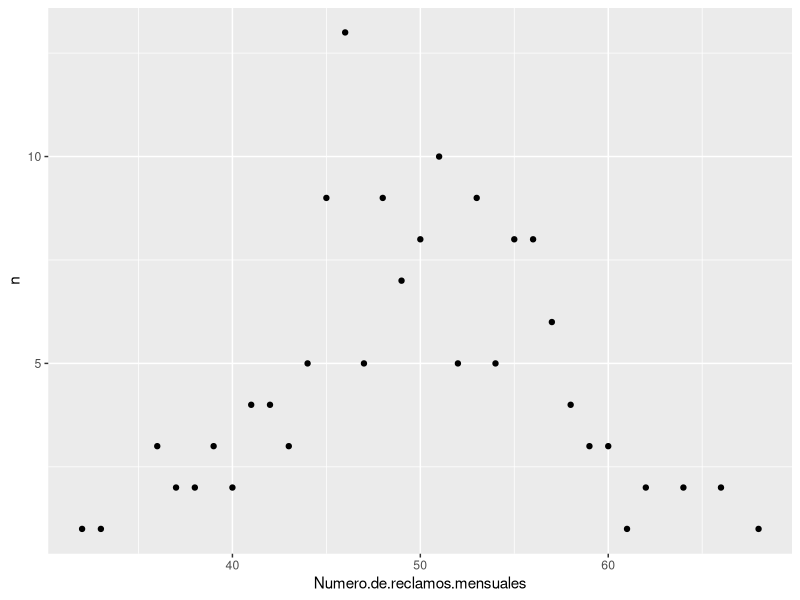
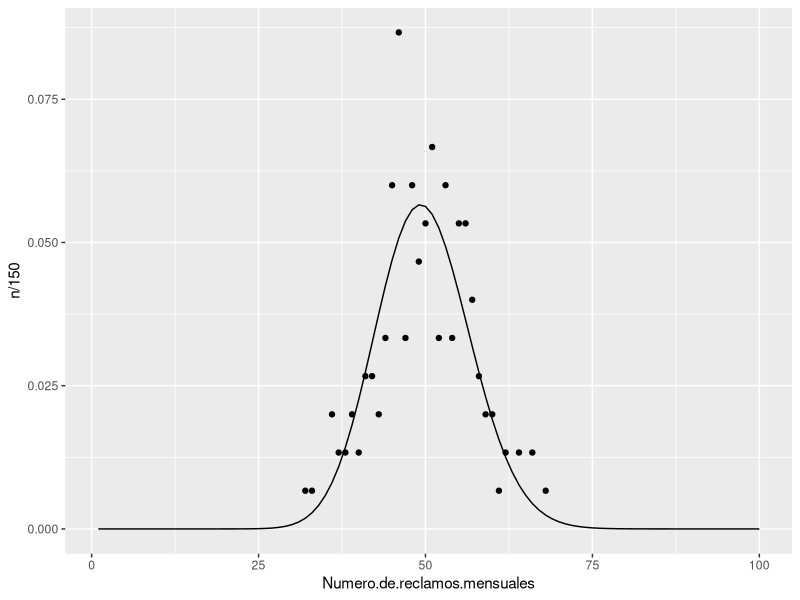
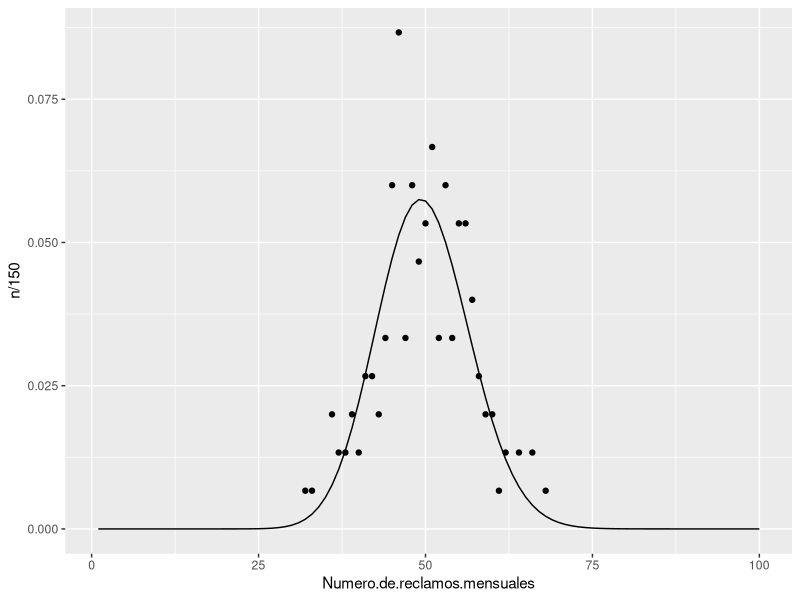
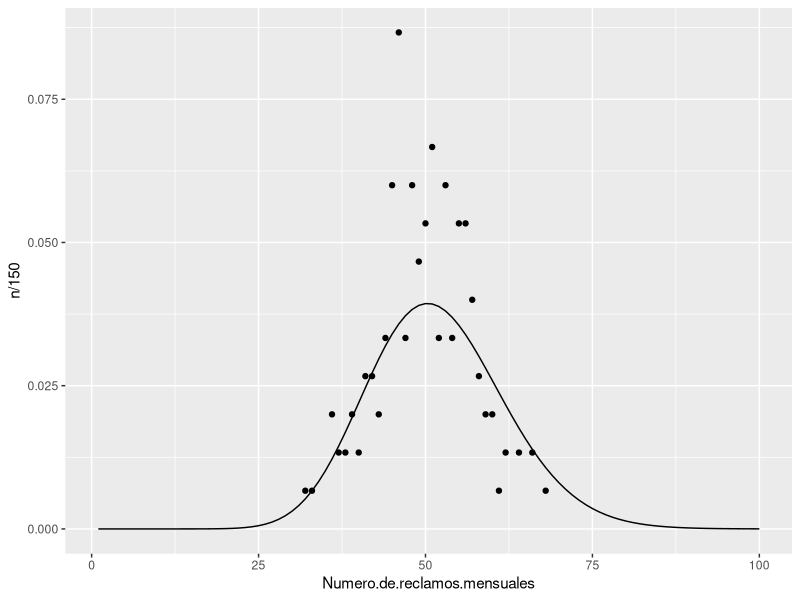

The R source for these figures, in order: (Note: this script raises an error after producing the figures.)
library(tidyverse)
Data<-read.csv('NumeroReclamos.csv')
Data %>%
  group_by(Numero.de.reclamos.mensuales) %>%
  summarise(n=length(X)) %>%
  ungroup()
Data2<-Data[,-1,drop=F]
Data3<-Data2 %>%
  count(Numero.de.reclamos.mensuales)
ggplot(Data3,aes(x=Numero.de.reclamos.mensuales,y=n))+geom_point()

#poisson
lambda=mean(Data$Numero.de.reclamos.mensuales)
poisson_ej<-function(x){
  return(dpois(x,lambda))
}
probas_p<-c(ppois(36,lambda=lambda))
x<-c(sum(Data3$n[1:3]))
for (i in 37:62){
  if(i==62){
    x[i-35]<-sum(Data3$n[(i-33):32])
    probas_p[i-35]<-ppois(i,lambda=lambda,lower.tail=F)+dpois(i,lambda=lambda)
    break
  }
  probas_p[i-35]<-dpois(i,lambda=lambda)
  x[i-35]<-Data3$n[i-33]
}
sum(probas_p)
sum(x)
freq<-as.data.frame(x)
chisq.test(freq$x,p=probas_p)
plot_probas<-c()
for (i in 1:100){
  plot_probas[i]<-poisson_ej(i)
}
plot_probas<-as.data.frame(plot_probas)
ggplot()+
  geom_point(data=Data3,aes(x=Numero.de.reclamos.mensuales,y=n/150))+
  geom_line(data=plot_probas,aes(y=plot_probas,x=1:100))

media<-mean(Data3$Numero.de.reclamos.mensuales)
varianza<-var(Data3$Numero.de.reclamos.mensuales)

##binomial
primer_momento<-mean(Data$Numero.de.reclamos.mensuales)
segundo_momento<-mean((Data$Numero.de.reclamos.mensuales)^2)
#por momentos
p=primer_momento/(primer_momento^2/(primer_momento^2+primer_momento-segundo_momento))
n=ceiling((primer_momento^2/(primer_momento^2+primer_momento-segundo_momento)))
probas_b<-c(pbinom(36,size=n,p=p))
x<-c(sum(Data3$n[1:3]))
for (i in 37:62){
  if(i==62){
    x[i-35]<-sum(Data3$n[(i-33):32])
    probas_b[i-35]<-pbinom(i,size=n,p=p,lower.tail=F)+dbinom(i,size=n,p=p)
    break
  }
  probas_b[i-35]<-dbinom(i,size=n,p=p)
  x[i-35]<-Data3$n[i-33]
}
sum(probas_b)
sum(x)
freq<-as.data.frame(x)
chisq.test(freq$x,p=probas_b)
plot_probas<-c()
for (i in 1:100){
  plot_probas[i]<-poisson_ej(i)
}
n*p*(1-p)
n*p
plot_probas<-c()
for (i in 1:100){
  plot_probas[i]<-dbinom(i,size=n,p=p)
}
plot_probas<-as.data.frame(plot_probas)
ggplot()+
  geom_point(data=Data3,aes(x=Numero.de.reclamos.mensuales,y=n/150))+
  geom_line(data=plot_probas,aes(y=plot_probas,x=1:100))

##negativa
p=1-(mean(Data3$Numero.de.reclamos.mensuales))/(var(Data3$Numero.de.reclamos.mensuales))
r<-ceiling((mean(Data3$Numero.de.reclamos.mensuales))^2/(var(Data3$Numero.de.reclamos.mensuales)-mean(Data3$Numero.de.reclamos.mensuales)))

probas_n<-c(pnbinom(36,size=r,p=p))
x<-c(sum(Data3$n[1:3]))
for (i in 37:62){
  if(i==62){
    x[i-35]<-sum(Data3$n[(i-33):32])
    probas_n[i-35]<-pnbinom(i,size=r,p=p,lower.tail=F)+dnbinom(i,size=r,p=p)
    break
  }
  probas_n[i-35]<-dnbinom(i,size=r,p=p)
  x[i-35]<-Data3$n[i-33]
}
sum(probas_n)
sum(x)
freq<-as.data.frame(x)
chisq.test(freq$x,p=probas_n)
plot_probas<-c()
n*p*(1-p)
n*p
plot_probas<-c()
for (i in 1:100){
  plot_probas[i]<-dnbinom(i,size=r,p=p)
}
plot_probas<-as.data.frame(plot_probas)
ggplot()+
  geom_point(data=Data3,aes(x=Numero.de.reclamos.mensuales,y=n/150))+
  geom_line(data=plot_probas,aes(y=plot_probas,x=1:100))


#inciso c
probas_teoricas<-c()
for (i in 45:55){
  probas_teoricas[i-44]<-poisson_ej(i)
}
Comparacion<-data.frame('Empiricas'=Data3$n[12:22]/150,'Teoricas'=probas_teoricas)

Comparacion<-Comparacion %>%
  mutate('Diferencia'=Empiricas-Teoricas)
max(abs(Comparacion$Diferencia))
which(Comparacion$Diferencia==max(abs(Comparacion$Diferencia)))
#Como i=1 es para el punto 45, i=2 es para el punto 46
mean(Comparacion$Diferencia)
plot(kernel((Data3$n)/150))
kernel()